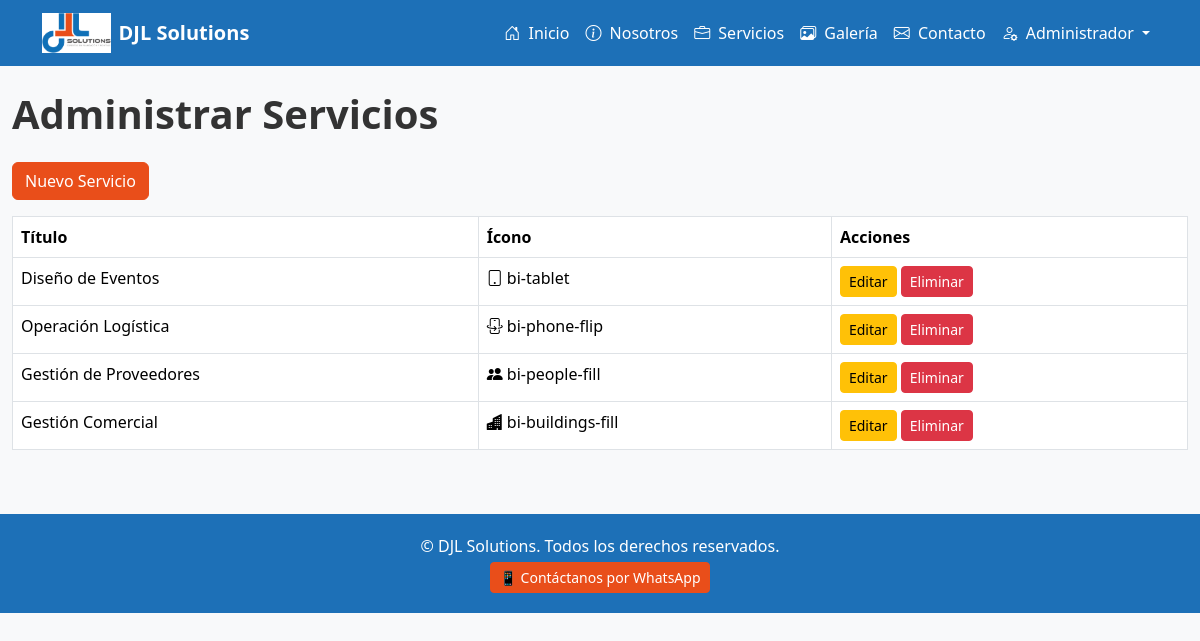
/admin/services (signed in), run on the app's committed database.
### models.py (models this page shows)
class Service(db.Model):
    id = db.Column(db.Integer, primary_key=True)
    title = db.Column(db.String(100), nullable=False)
    description = db.Column(db.Text, nullable=False)
    icon = db.Column(db.String(50), nullable=False)  # clase de ícono Bootstrap

### app.py (the view)
@app.route('/admin/services')
@login_required
def admin_services():
    services = Service.query.all()
    return render_template('admin_services.html', services=services)

### app.py (called while the page is built)
@login_manager.user_loader
def load_user(user_id):
    return User.query.get(int(user_id))

### templates/admin_services.html
{% extends 'base.html' %}
{% block content %}
<h1 class="fw-bold mb-4">Administrar Servicios</h1>
<a href="{{ url_for('new_service') }}" class="btn btn-primary mb-3">Nuevo Servicio</a>
<table class="table table-bordered">
  <thead>
    <tr>
      <th>Título</th>
      <th>Ícono</th>
      <th>Acciones</th>
    </tr>
  </thead>
  <tbody>
    {% for s in services %}
    <tr>
      <td>{{ s.title }}</td>
      <td><i class="bi {{ s.icon }}"></i> {{ s.icon }}</td>
      <td>
        <a href="{{ url_for('edit_service', service_id=s.id) }}" class="btn btn-sm btn-warning">Editar</a>
        <form action="{{ url_for('delete_service', service_id=s.id) }}" method="POST" style="display:inline;" onsubmit="return confirm('¿Seguro que quieres eliminar este servicio?');">
          <button type="submit" class="btn btn-sm btn-danger">Eliminar</button>
        </form>
      </td>
    </tr>
    {% endfor %}
  </tbody>
</table>
{% endblock %}

### static/css/styles.css (style rules this page uses)
body { font-family: 'Segoe UI', Tahoma, Geneva, Verdana, sans-serif; background-color: #f8f9fa; color: #333; }
.btn-primary { background-color: #e94e1a; border-color: #e94e1a; }

### data on the page
Service: title "Diseño de Eventos", icon "bi-tablet"
Service: title "Operación Logística", icon "bi-phone-flip"
Service: title "Gestión de Proveedores", icon "bi-people-fill"
Service: title "Gestión Comercial", icon "bi-buildings-fill"
